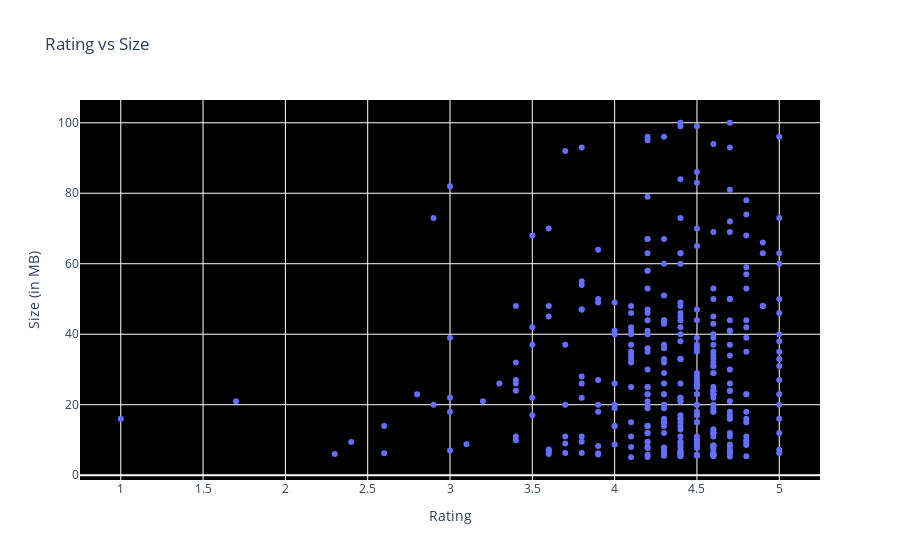

The cell this chart's notebook holds for it:
### Code cell
temp_df = df[df.Type == 'Paid']
temp_df = temp_df[temp_df.Size > 5]
#type_groups = df.groupby('Type')

data = [{
    #'x': type_groups.get_group(t)['Rating'], 
    'x' : temp_df['Rating'],
    'type':'scatter',
    'y' : temp_df['Size'],
    #'name' : t,
    'mode' : 'markers',
    #'showlegend': True,
    'text' : df['Size'],
    } for t in set(temp_df.Type)]


layout = {'title':"Rating vs Size", 
          'xaxis': {'title' : 'Rating'},
          'yaxis' : {'title' : 'Size (in MB)'},
         'plot_bgcolor': 'rgb(0,0,0)'}

plotly.offline.iplot({'data': data, 'layout': layout})

### Figure 1 — Plotly figure (JSON) as saved in the notebook; plotly's stock layout.template omitted (floating-point values rounded to 4 significant figures; data arrays with more than 128 entries replaced by an {"elided": "..."} marker saying what was removed)
{"data": [{"mode": "markers", "text": {"elided": "9659 float values"}, "type": "scatter", "x": {"elided": "434 float values"}, "y": {"elided": "434 float values"}}], "layout": {"plot_bgcolor": "rgb(0,0,0)", "title": {"text": "Rating vs Size"}, "xaxis": {"title": {"text": "Rating"}}, "yaxis": {"title": {"text": "Size (in MB)"}}}}
